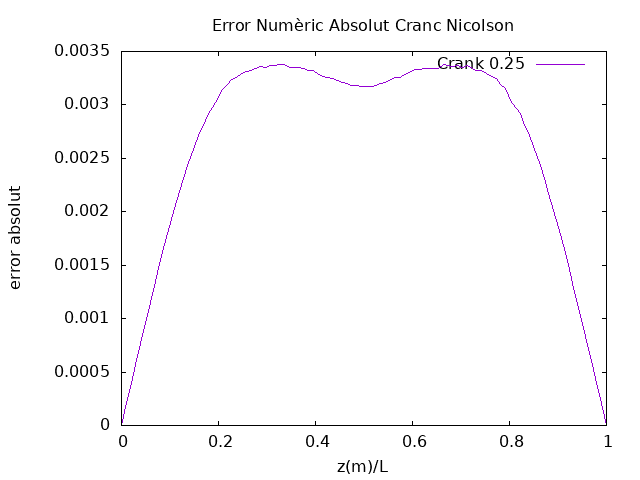

This figure's gnuplot source:
set terminal png
set output 'errcranc.png'
set xlabel 'z(m)/L'
set ylabel 'error absolut'
set title 'Error Numèric Absolut Cranc Nicolson'
plot 'cranc_error.txt' using 2:5 with lines title 'Crank 0.25'
# 5 es l'error absolut a l'eix y, 2 per a z/L i 1 per a z en l'eix x.